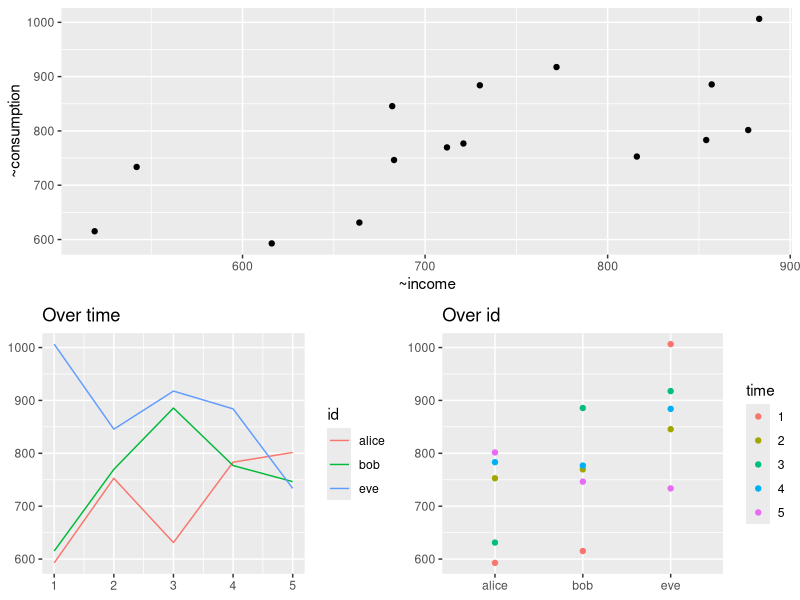
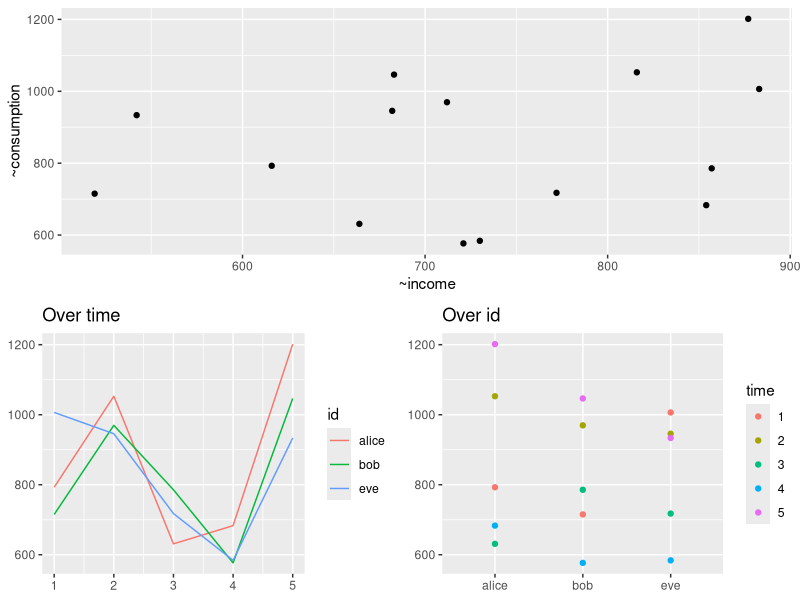
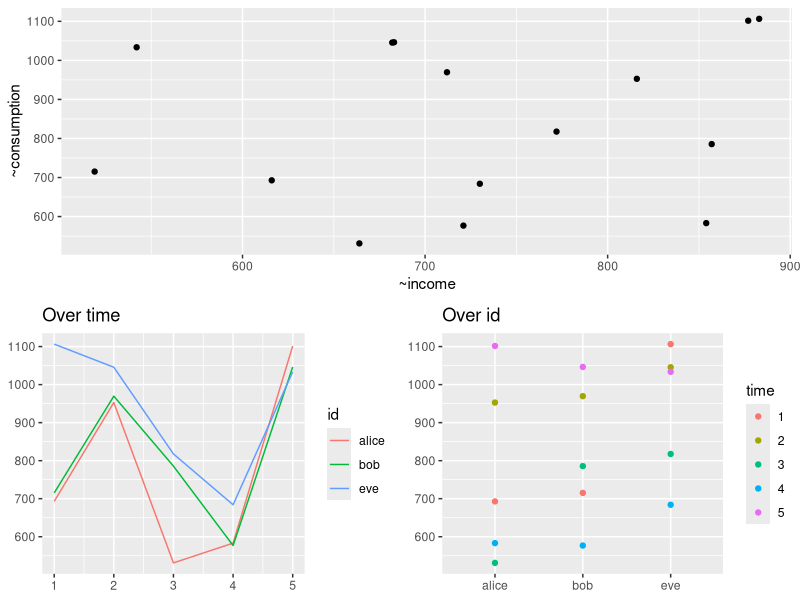
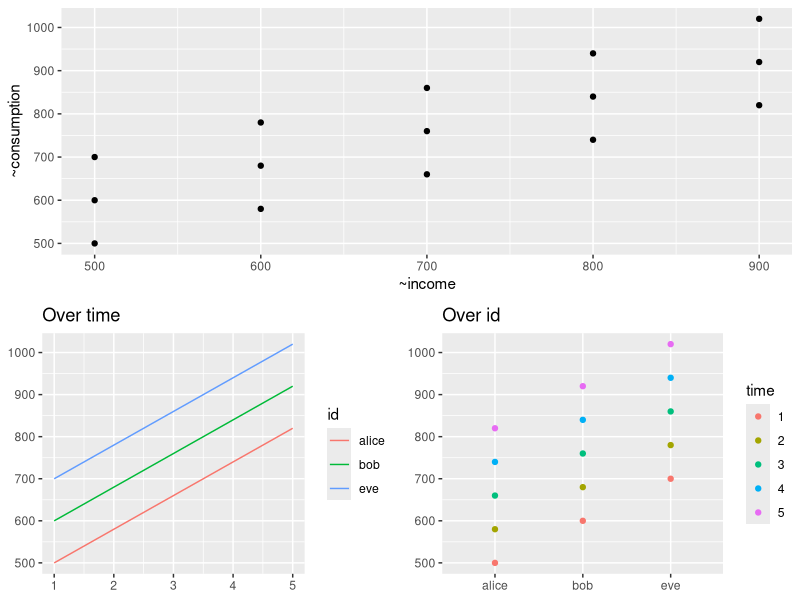

Generate these figures, in order, with R:
## ---- chunk 1
knitr::opts_chunk$set(echo = FALSE, message = FALSE, warning = FALSE)
## ---- chunk 2

library(plm)

library(tidyverse)

library(ggplot2)

library(cowplot)

library(glue)

## ---- chunk 3

plot_panel_data = function(panel_df, x_var, y_var){
  
  time_plot = panel_df %>% 
  ggplot(aes(x = as.numeric(time), y = {{y_var}}, color = id)) + 
  geom_line() + 
  xlab(NULL) + ylab(NULL) + ggtitle("Over time")

id_plot = panel_df %>%
  ggplot(aes(x = id, y = {{y_var}}, color = time)) +
  geom_point() +
  xlab(NULL) + ylab(NULL) + ggtitle("Over id")

xy_plot = panel_df %>%
  ggplot(aes(x = {{x_var}}, y = {{y_var}})) +
  geom_point() +
  xlab(vars({{x_var}})) + ylab((vars({{y_var}})))

lower_panel = plot_grid(time_plot, id_plot)
  
panel_plot = plot_grid(xy_plot,lower_panel,nrow = 2) 

print(panel_plot)


}

## ---- chunk 4

set.seed(123)

cross_section_case = list()

coef_list = list(
  alice = list(int = 100, mpc = 0.8),
  bob = list(int = 200, mpc = 0.8),
  eve  = list(int = 300, mpc = 0.8)
)

cross_section_case$reg_data = coef_list %>% 
  map_dfr(function(temp_ind){
    
    temp_data = tibble(income = ceiling(runif(5,500,900))) %>% 
      mutate(consumption = temp_ind$int + temp_ind$mpc * income) %>% 
      rownames_to_column(var = "time")
    
    return(temp_data)

  },.id = "id")

rm(coef_list)


## ---- chunk 5

plot_panel_data(cross_section_case$reg_data,x_var = income, y_var = consumption)


## ---- chunk 6

cross_section_case$formula = formula("consumption ~ income")

cross_section_case$lm = lm(formula = cross_section_case$formula,
                      data = cross_section_case$reg_data)

cross_section_case$pooling_reg = plm(
  formula = formula(cross_section_case$formula),
  data = cross_section_case$reg_data,
  index = c("id", "time"),
  model = "pooling"
)

cross_section_case$individual_reg = plm(
  formula = formula(cross_section_case$formula),
  data = cross_section_case$reg_data,
  index = c("id", "time"),
  model = "within",
  effect = "individual"
)


## ---- chunk 7

all.equal(coefficients(cross_section_case$pooling_reg)[2],
          coefficients(cross_section_case$individual_reg))

## ---- chunk 8

cross_section_case$demean_reg = cross_section_case$reg_data %>% 
  group_by(id) %>% 
  mutate(across(c(income, consumption), ~. - mean(.))) %>% 
  lm(formula = cross_section_case$formula, data = .)

cross_section_case$dummy_reg = cross_section_case$reg_data %>% 
  lm(formula = "consumption ~ income + id", data = .)



## ---- chunk 9

all.equal(coefficients(cross_section_case$demean_reg)[2],
          coefficients(cross_section_case$dummy_reg)[2],
          coefficients(cross_section_case$individual_reg))

## ---- chunk 10

set.seed(123)

time_case = list()

coef_list = list(
  alice = list(int = 200, mpc = 0.8),
  bob = list(int = 200, mpc = 0.8),
  eve  = list(int = 200, mpc = 0.8)
)

time_case$reg_data = coef_list %>% 
  map_dfr(function(temp_ind){
    
    temp_data = tibble(income = ceiling(runif(5,500,900))) %>% 
      mutate(consumption = temp_ind$int + temp_ind$mpc * income) %>% 
      rownames_to_column(var = "time")
    
    return(temp_data)

  },.id = "id") %>% 
  mutate(consumption = case_when(time == 1 ~ consumption + 100,
                                 time == 2 ~ consumption + 200,
                                 time == 3 ~ consumption - 100,
                                 time == 4 ~ consumption - 200,
                                 time == 5 ~ consumption + 300))

rm(coef_list)


## ---- chunk 11

plot_panel_data(time_case$reg_data,x_var = income, y_var = consumption)


## ---- chunk 12

time_case$formula = formula("consumption ~ income")

time_case$lm = lm(formula = time_case$formula,
                      data = time_case$reg_data)

time_case$pooling_reg = plm(
  formula = formula(time_case$formula),
  data = time_case$reg_data,
  index = c("id", "time"),
  model = "pooling"
)

time_case$time_reg = plm(
  formula = formula(time_case$formula),
  data = time_case$reg_data,
  index = c("id", "time"),
  model = "within",
  effect = "time"
)


## ---- chunk 13

all.equal(coefficients(time_case$pooling_reg)[2],
          coefficients(time_case$time_reg))

## ---- chunk 14

time_case$demean_reg = time_case$reg_data %>% 
  group_by(time) %>% 
  mutate(across(c(income, consumption), ~. - mean(.))) %>% 
  lm(formula = time_case$formula, data = .)

time_case$dummy_reg = time_case$reg_data %>% 
  lm(formula = "consumption ~ income + time", data = .)



## ---- chunk 15

all.equal(coefficients(time_case$demean_reg)[2],
          coefficients(time_case$dummy_reg)[2],
          coefficients(time_case$time_reg))

## ---- chunk 16

set.seed(123)

cross_section_time_case = list()

coef_list = list(
  alice = list(int = 100, mpc = 0.8),
  bob = list(int = 200, mpc = 0.8),
  eve  = list(int = 300, mpc = 0.8)
)

cross_section_time_case$reg_data = coef_list %>% 
  map_dfr(function(temp_ind){
    
    temp_data = tibble(income = ceiling(runif(5,500,900))) %>% 
      mutate(consumption = temp_ind$int + temp_ind$mpc * income) %>% 
      rownames_to_column(var = "time")
    
    return(temp_data)

  },.id = "id") %>% 
  mutate(consumption = case_when(time == 1 ~ consumption + 100,
                                 time == 2 ~ consumption + 200,
                                 time == 3 ~ consumption - 100,
                                 time == 4 ~ consumption - 200,
                                 time == 5 ~ consumption + 300))

rm(coef_list)


## ---- chunk 17

plot_panel_data(cross_section_time_case$reg_data,
                x_var = income,
                y_var = consumption)


## ---- chunk 18

cross_section_time_case$formula = formula("consumption ~ income")

cross_section_time_case$lm = lm(formula = cross_section_time_case$formula,
                      data = cross_section_time_case$reg_data)

cross_section_time_case$pooling_reg = plm(
  formula = formula(cross_section_time_case$formula),
  data = cross_section_time_case$reg_data,
  index = c("id", "time"),
  model = "pooling"
)

cross_section_time_case$fe_reg = plm(
  formula = formula(cross_section_time_case$formula),
  data = cross_section_time_case$reg_data,
  index = c("id", "time"),
  model = "within",
  effect = "twoway"
)


## ---- chunk 19

all.equal(coefficients(cross_section_time_case$pooling_reg)[2],
          coefficients(cross_section_time_case$fe_reg))

## ---- chunk 20

cross_section_time_case$demean_reg = cross_section_time_case$reg_data %>% 
  group_by(time) %>% 
  mutate(across(c(income, consumption), ~. - mean(.))) %>%
  group_by(id) %>% 
  mutate(across(c(income, consumption), ~. - mean(.))) %>% 
  lm(formula = cross_section_time_case$formula, data = .)

cross_section_time_case$dummy_reg = cross_section_time_case$reg_data %>% 
  lm(formula = "consumption ~ income + id + time", data = .)



## ---- chunk 21

all.equal(coefficients(cross_section_time_case$demean_reg)[2],
          coefficients(cross_section_time_case$dummy_reg)[2],
          coefficients(cross_section_time_case$fe_reg))

## ---- chunk 22

coef_list = list(
  alice = list(int = 100, mpc = 0.8),
  bob = list(int = 200, mpc = 0.8),
  eve  = list(int = 300, mpc = 0.8)
)

cross_fe_data = coef_list %>% 
  map_dfr(function(temp_ind){
    
    temp_data = tibble(income = ceiling(runif(5,500,900))) %>% 
      mutate(consumption = temp_ind$int + temp_ind$mpc * income) %>% 
      rownames_to_column(var = "time")
    
    return(temp_data)

  },.id = "id") %>% 
  mutate(id_fe = if_else(id == "bob",1,0)) %>% 
  mutate(time_fe = if_else(time == 3,1,0)) %>%
  mutate(consumption = consumption + 300 * id_fe) %>% 
  mutate(consumption = consumption - 0.2 * income * time_fe)

rm(coef_list)


## ---- chunk 23

lm_reg = lm(
  formula = formula("consumption ~ income*id_fe + income*time_fe + id + time"),
  data = cross_fe_data
)

plm_reg = plm(
  formula = formula("consumption ~ income*id_fe + income*time_fe"),
  data = cross_fe_data,
  index = c("id", "time"),
  model = "within",
  effect = "twoway"
)


## ---- chunk 24

all.equal(coefficients(lm_reg)[c("income","income:id_fe","income:time_fe")],
          coefficients(plm_reg)[c("income","income:id_fe","income:time_fe")])

## ---- chunk 25

cross_section_degenerate_case = list()

coef_list = list(
  alice = list(int = 100, mpc = 0.8),
  bob = list(int = 200, mpc = 0.8),
  eve  = list(int = 300, mpc = 0.8)
)

cross_section_degenerate_case$reg_data = coef_list %>% 
  map_dfr(function(temp_ind){
    
    temp_data = tibble(income = seq(from = 500, to = 900, by = 100)) %>% 
      mutate(consumption = temp_ind$int + temp_ind$mpc * income) %>% 
      rownames_to_column(var = "time")
    
    return(temp_data)

  },.id = "id")

rm(coef_list)


## ---- chunk 26

plot_panel_data(cross_section_degenerate_case$reg_data,x_var = income, y_var = consumption)


## ---- chunk 27

cross_section_degenerate_case$formula = formula("consumption ~ income")

cross_section_degenerate_case$lm = lm(formula = cross_section_degenerate_case$formula,
                      data = cross_section_degenerate_case$reg_data)

cross_section_degenerate_case$pooling_reg = plm(
  formula = formula(cross_section_degenerate_case$formula),
  data = cross_section_degenerate_case$reg_data,
  index = c("id", "time"),
  model = "pooling"
)

cross_section_degenerate_case$individual_reg = plm(
  formula = formula(cross_section_degenerate_case$formula),
  data = cross_section_degenerate_case$reg_data,
  index = c("id", "time"),
  model = "within",
  effect = "individual"
)


## ---- chunk 28

all.equal(coefficients(cross_section_degenerate_case$pooling_reg)[2],
          coefficients(cross_section_degenerate_case$individual_reg))
